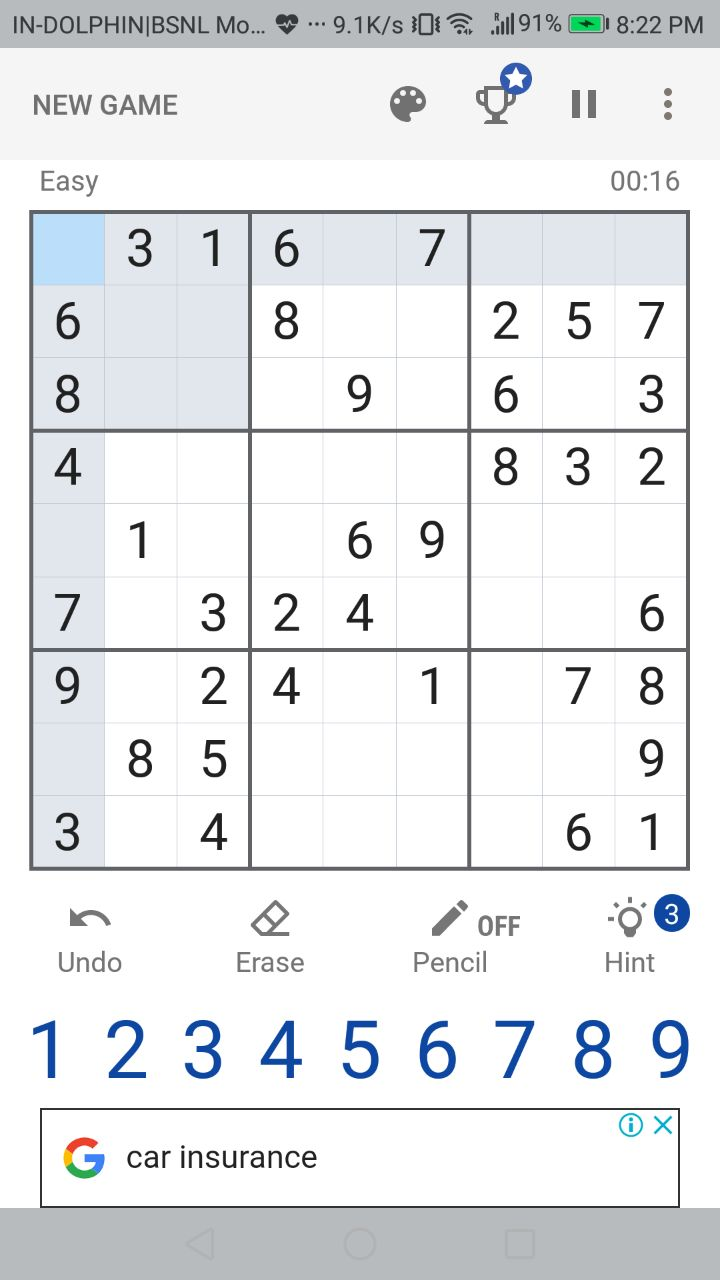
#> input picture sample_input.jpeg, 720 x 1280 px
$ jupyter execute --allow-errors Sudoku-Solver.ipynb   (shell and % lines are left out)   (older library calls are emulated)
#> lines starting #> are read from the running program, lines starting #| are printed output that depends on the picture; after the words box and inside, x2 and y2 are one past the last pixel; in counts of white or black regions, pixels touching at a corner belong together
### Making the necessary imports

[cell 1]
import cv2
import numpy as np
import pandas as pd

from collections import Counter

### Function to display an image

[cell 2]
def display(img) :
    screen_res = 1280, 720
    scale_width = screen_res[0] / img.shape[1]
    scale_height = screen_res[1] / img.shape[0]
    scale = min(scale_width, scale_height)
    window_width = int(img.shape[1] * scale)
    window_height = int(img.shape[0] * scale)

    cv2.namedWindow('dst_rt', cv2.WINDOW_NORMAL)
    cv2.resizeWindow('dst_rt', window_width, window_height)

    cv2.imshow('dst_rt', img)
    cv2.waitKey(0)
    cv2.destroyAllWindows()

## Best settings found for square detection so far

[cell 3]
image = cv2.imread("sample_input.jpeg")
#> image is the input picture: shape (1280, 720, 3); mean B, G, R 235.2, 233.3, 231.5
gray_image = cv2.cvtColor( image , cv2.COLOR_BGR2GRAY )
gray_image_blurred = cv2.GaussianBlur(gray_image,(13,13),0)
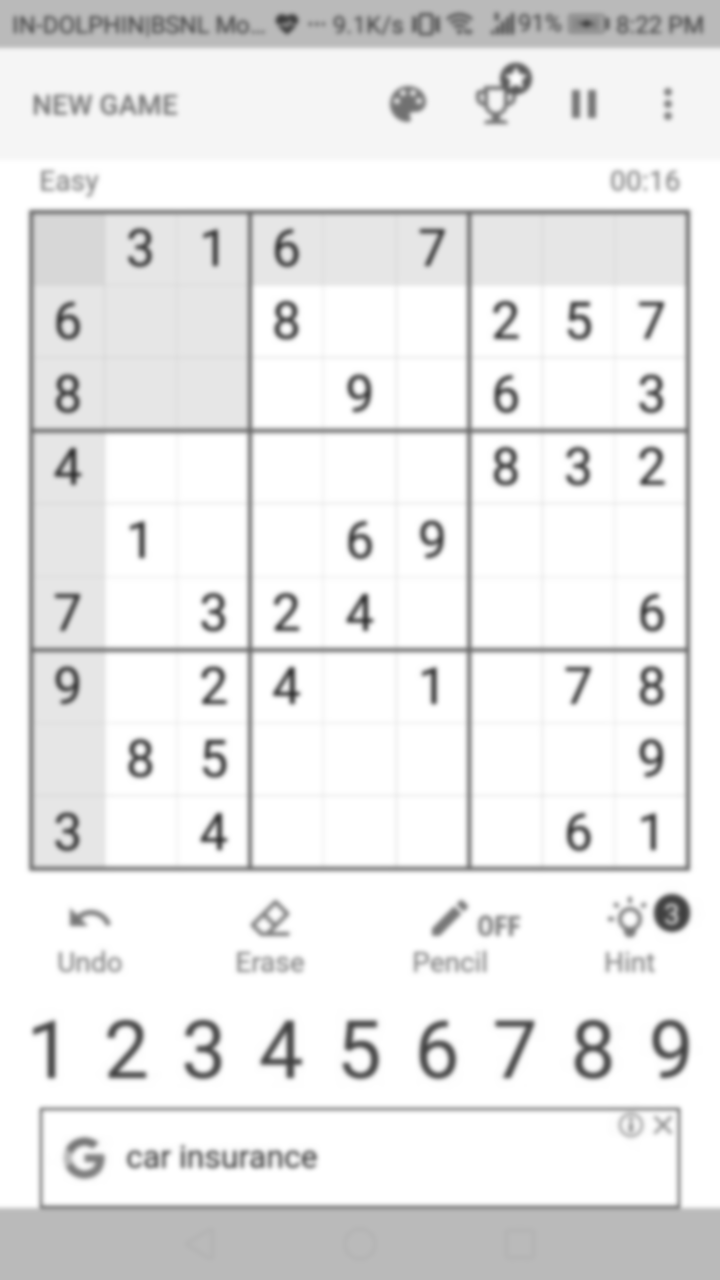
#> gray_image_blurred: shape (1280, 720); min 57, max 255, mean 233

thresh = cv2.adaptiveThreshold(gray_image_blurred,255,1,1,11,2)
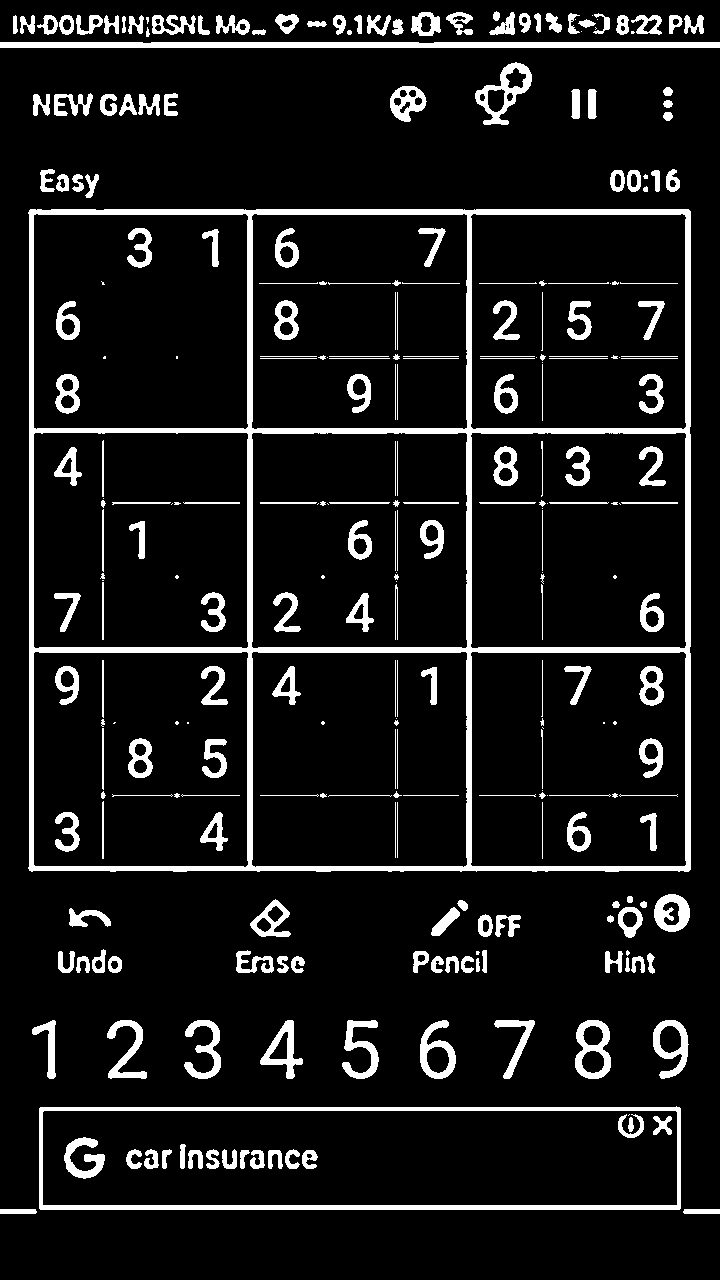
#> thresh: shape (1280, 720); 9.9% white; 285 white regions (49 under 20 px)

display(thresh)

#invert
#bw_image = 255 - bw_image

## Finding Contours

[cell 4]
im2, contours, hierarchy = cv2.findContours(thresh.copy(), cv2.RETR_TREE, cv2.CHAIN_APPROX_SIMPLE)
#> contours = 373 contours, 133 with area under 20; largest, box (x1, y1, x2, y2) and area: (28, 209, 691, 872) 436949, (39, 1106, 681, 1210) 65381, (42, 1110, 678, 1206) 60320, (33, 432, 249, 649) 46016, (251, 213, 468, 430) 45906

[cell 5]
print ("Total no. of contours found in image are " , str(len(contours)))
#| Total no. of contours found in image are  373

### Finding The Largest Contour

[cell 6]
biggest = None
max_area = 0
idi = None
idid,c = -1,0

for i in contours:
        area = cv2.contourArea(i) # Area of the contour
        if area > 100:
                peri = cv2.arcLength(i,True)  # Perimeter of the contour
                approx = cv2.approxPolyDP(i,0.02*peri,True) #Dimensions of the countour

                # (Top-Left X , Top-Left Y, Width, Height)
                (x, y, w, h) = cv2.boundingRect(approx)

                #ratio to check whether the rectangle is a square or not
                #If it's a square , then ratio should be between 0.95 and 1.05
                ratio = w / float(h)

                if area > max_area and len(approx)==4 and ratio >= 0.90 and ratio <= 1.10 :
                        biggest = approx
                        max_area = area #Store the area of the largest contour
                        idi = i
                        idid = c #Stores the id of the largest contour


        c += 1
#> this loop made 373 passes
#> (area, peri, x, y, w, h, ratio, biggest) on pass 76: (436949, 2663.2, 29, 209, 662, 663, 0.998, [[30, 209], [29, 870], [688, 871], [690, 211]])
#> (area, peri, approx, x, y, w, h, ratio) on passes 2, 3, 4, 77, 103, 122: (142, 78.83, [[0, 1209], [0, 1213], [36, 1212], [35, 1209]], 0, 1209, 37, 5, 7.4), (65381, 1484.5, [[680, 1108], [40, 1107], [39, 1208], [679, 1209]], 39, 1107, 642, 103, 6.23), (60320, 1456.5, [[42, 1112], [675, 1110], [677, 1204], [43, 1205]], 42, 1110, 636, 96, 6.62), (45817.5, 859.2, [[472, 651], [686, 654], [684, 866], [470, 864]], 470, 651, 217, 216, 1), (45845, 868.1, [[253, 651], [467, 653], [465, 866], [251, 864]], 251, 651, 217, 216, 1), (45813, 857.8, [[35, 651], [248, 653], [245, 867], [33, 864]], 33, 651, 216, 217, 0.995)
#> after the loop, c = 373; idi = contour of 101 points, box (x1, y1, x2, y2) (28, 209, 691, 872), area 436949; idid = 75; max_area = 436949

### Plotting the largest contour

[cell 7]
image2 = image.copy()
(x,y,w,h) = cv2.boundingRect(biggest)
#> x = 29; y = 209; w = 662; h = 663
print (cv2.boundingRect(biggest))
#| (29, 209, 662, 663)
cv2.rectangle(image2,(x,y),(x+w-1,y+h-1),(0,0,255),5)
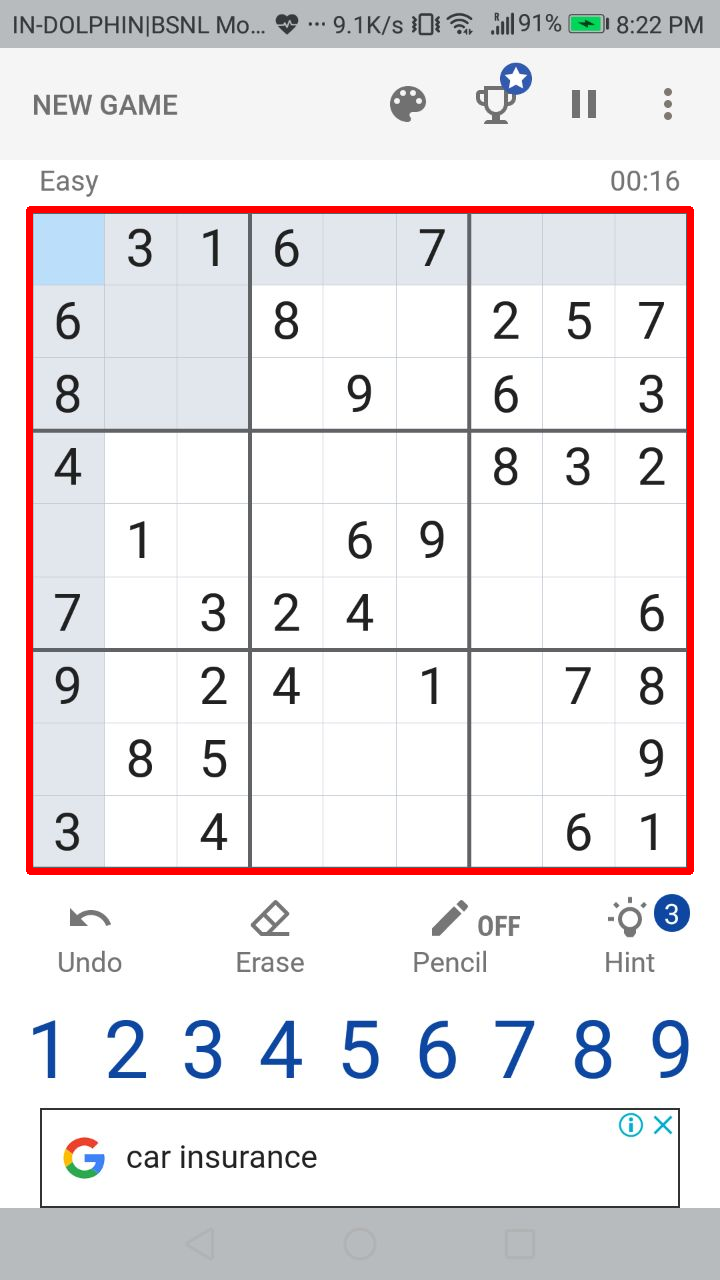
#> image2: shape (1280, 720, 3); 2.01% of pixels changed, all inside (x1, y1, x2, y2) = (26, 206, 694, 875)

w_small = w / 9.0
#> w_small = 73.56
h_small = h / 9.0
#> h_small = 73.67

squares = []

for i in range(9) :
    row_squares = []
    for j in range(9) :
        #Vertical Lines
        x_first = x + int(round(i*w_small,3))
        y_first = y + int(round(j*h_small,3))

        x_end = x + int(round((i+1)*w_small,3))
        y_end = y + int(round((j+1)*h_small,3))

        #if (i % 3 == 0 and j % 3 == 0) :
        #cv2.rectangle(image2,(x_first,y_first),(x_end,y_end),(0,0,255),5)

        row_squares.append((x_first,y_first,x_end,y_end))

    squares.append(row_squares)
#> after the loop, squares = 9 items


#cv2.drawContours(image2, contours, idid, (0,0,255), 5)
display(image2)

## Model Part

#> (a cell that did not finish here is left out)

[cell 9]
#Contours_map stores the number of all-zeroes reigons in each digit
#contours_map[i] = Number of all-zeroes reigons in the digit i
contours_map = [2,1,1,1,2,1,2,1,3,2]

### K-Nearest Neighbours Model Class

[cell 10]
class KNN() :

    def __init__(self,number_of_neighbours = 1) :
        #Storing the number of neighbours or K
        self.number_of_neighbours = number_of_neighbours

    #Training the Model
    def train(self,x_train,y_train) :
        self.x_train = x_train
        self.y_train = y_train

    #Compute The Distances array
    #Distances array Contains the difference of this image from all other images in the training set
    def computeDistances(self,test) :

        #Here We'll use the L2 Distance or the Euclidean Distance

        #First We'll subtract the matrices
        difference = self.x_train - test

        #Then We'll square the difference matrix
        squared_difference = np.square( difference )

        #Then We'll add the squared_difference matrix rowwise
        summed_square_difference = np.sum( squared_difference , axis = 1 )

        #Finally We'll take the square Root
        differences = np.sqrt(summed_square_difference)

        return differences


    def predict(self,x_test,cc) :

        num_test = x_test.shape[0]

        final_output = np.zeros(num_test)

        for i in range(num_test) :

            #Getting the differences array
            differences = self.computeDistances( x_test[i] )

            #Sorting The differences array in reverse order
            sorted_differences = np.argsort( differences )

            #Slicing the first K(number_of_neighbours) values from the differences array
            first_k_differences = sorted_differences[:self.number_of_neighbours]

            #Checking whether the selected digit contains correct no. of all-zeroes reigons
            #according to our contour map
            c = 0
            labels = []
            for j in sorted_differences :
                val = int(self.y_train[j])
                if (contours_map[val] != cc) :
                    continue
                c += 1
                labels.append(val)
                if (c == self.number_of_neighbours) :
                    break

            #Getting the output Labels of each element in differences array
            #print (labels)


            #Dictionary Storing the count of each digit or label
            count_dict = Counter(labels)

            #Now We Need to find the most repated label out of these K-labels
            #If there are multiple labels with the same count , then
            #We select the one which appears first in the labels list

            #Maxi stores the count of label that occurs maximum times
            maxi = 0
            #The Selected Label
            selected_digit = None

            for j in range(self.number_of_neighbours) :

                label = labels[j]

                if count_dict[label] > maxi :
                    maxi = count_dict[label]
                    selected_digit = label

            final_output[i] = selected_digit

        return list(final_output)

[cell 11]
#Creating our KNN model where value of k (number of neighbours) = 10
final_model = KNN(10)
#> (the rest of this cell did not finish here and is left out)

### Extra Check functions for certain group of digits

[cell 12]
def get_contours(img) :
    im2, contours, hierarchy = cv2.findContours(img, cv2.RETR_TREE, cv2.CHAIN_APPROX_SIMPLE)
    return int(len(contours))

[cell 13]
# This function classifies whether given digit is 1 or 7

# [19 lines left out: function check17, not called in this run]

[cell 14]
# This function classifies whether given digit is 4 or 9 or 6

# [26 lines left out: function check496, not called in this run]

### Actually Classifying the digits

[cell 15]
conto = [[0] * 9]*9

[cell 16]
from math import ceil
sudoku = []

small = None

ratios = int(w_small / 7.0)
#> ratios = 10


#> (the rest of this cell did not finish here and is left out)

[cell 17]
"""
#Debug script to print a particular sudoku subgrid
x_start,y_start,x_end,y_end = squares[1][5]

block_temp = thresh[y_start:y_end,x_start:x_end]

print (block_temp.shape)

block2 = thresh[y_start+ratios:y_end-(ratios-1),x_start+ratios:x_end-(ratios-1)]
block2[block2 == 255] = 1.0
block2[block2 == 0] = 0.0

block2 = cv2.resize( block2 , (28,28))
block_temp = block2


for k in range(28) :
    for l in range(28) :
        if k <= 2 or l <= 2 or k >= 25 or l >= 25 :
            block2[k,l] = 0
print (block2)
print (ratios)
"""

### Printing the classified sudoku image

[cell 18]
sudoku = np.array(sudoku).T
grid = sudoku.tolist()
grid2 = sudoku.tolist()
print (sudoku)

### Sudoku Solver using BackTracking

[cell 19]
def get_unassigned_loc() :
    global grid
    for i in range(9) :
        for j in range(9) :
            if (grid[i][j] == 0) :
                return i,j
    return -1,-1

[cell 20]
# [29 lines left out: function check, not called in this run]

[cell 21]
def solve() :
    global grid
    row,col = get_unassigned_loc()
    if (row+col==-2) :
        return True

    for num in range(1,10) :
        grid[row][col] = num
        if (check(row,col) == False) :
            grid[row][col] = 0
            continue

        if (solve()) :
            return True
        grid[row][col] = 0
    return False

#> (a cell that did not finish here is left out)

### Printing the solved sudoku image

[cell 23]
grid

### Printing the solved sudoku on the actual image

[cell 24]
w = int(w_small)
#> w = 73
h = int(h_small)
#> h = 73

image5 = image.copy()

padding = int(1.5*ratios)
#> padding = 15

font = (2.0 * w_small) / 73
#> font = 2.02

#> (the rest of this cell did not finish here and is left out)
